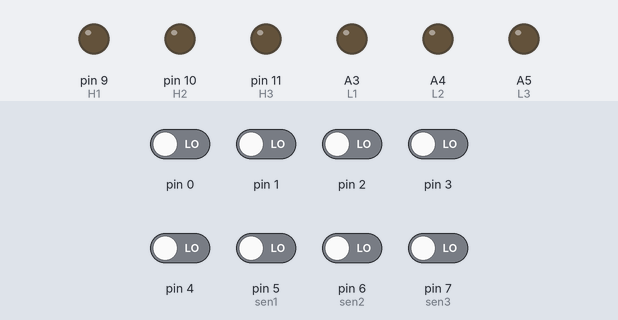
Recording of a sketch running on a simulated Arduino Uno, built with avr-gcc and run on an emulated ATmega328P. On the bench: output pins drawn as LEDs (lit = HIGH). The test bench sets the inputs (shaded band); at power-on: pin 0–4, pin 5 (sen1), pin 6 (sen2), pin 7 (sen3) LOW.

Above: at 1.2 s.
1.3 s: pin 5 (sen1) driven HIGH
At 2.3 s:
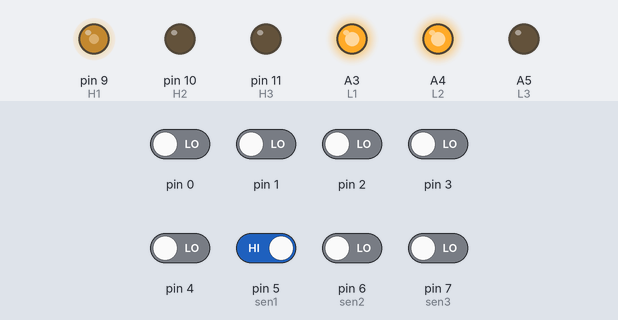
2.8 s: pin 6 (sen2) driven HIGH
At 3.4 s:
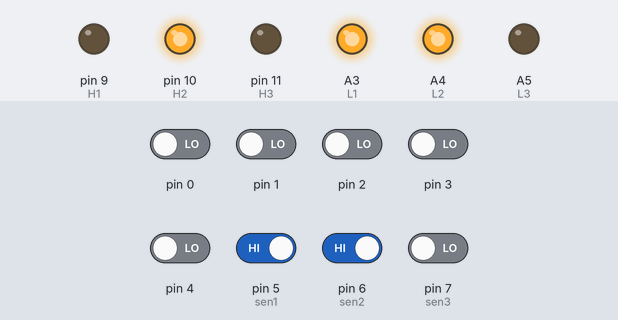
4.3 s: pin 7 (sen3) driven HIGH
At 4.6 s:
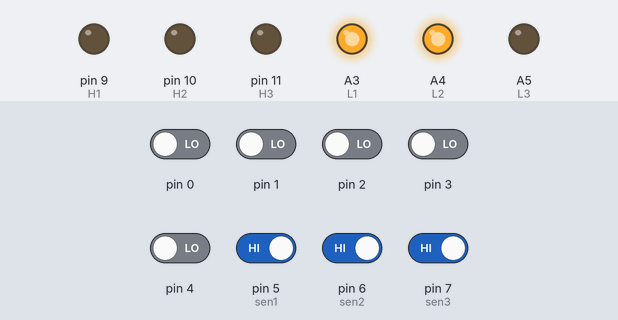
5.8 s: pin 5 (sen1) driven LOW
At 6.9 s:
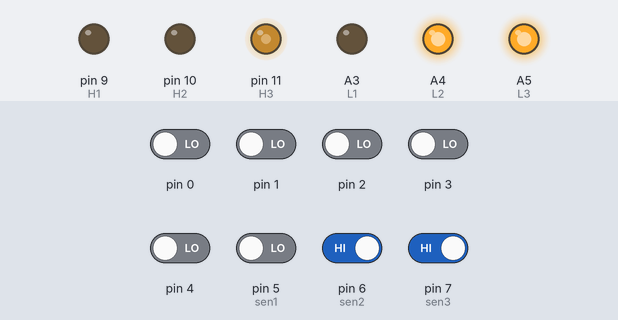
7.3 s: pin 6 (sen2) driven LOW
At 8.0 s:
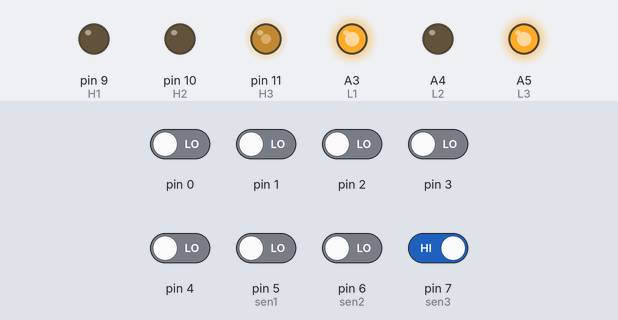
8.8 s: pin 5 (sen1) driven HIGH
At 9.2 s:
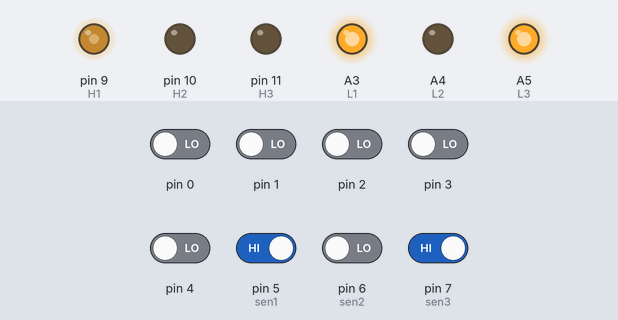
Timing chart, 0 to 11.3 s (numbered marks = the images above; inputs shaded):
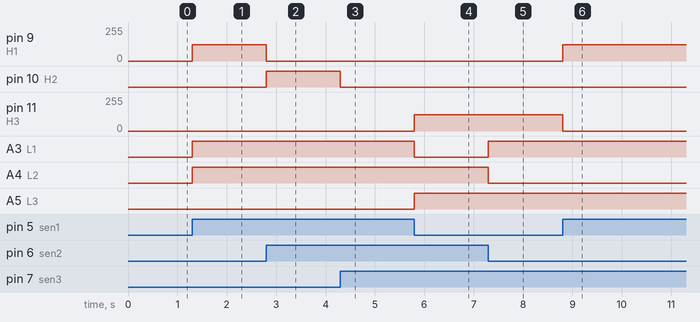

Measured:
- after the input at 1.3 s, pin 9 (H1): 0/255 → 123/255 at once; A3 (L1), A4 (L2): LOW → HIGH at once
- after the input at 2.8 s, pin 9 (H1): 123/255 → 0/255 at once; pin 10 (H2): LOW → HIGH at once
- after the input at 4.3 s, pin 10 (H2): HIGH → LOW at once
- after the input at 5.8 s, pin 11 (H3): 0/255 → 123/255 at once; A3 (L1): HIGH → LOW at once; A5 (L3): LOW → HIGH at once
- after the input at 7.3 s, A3 (L1): LOW → HIGH at once; A4 (L2): HIGH → LOW at once
- after the input at 8.8 s, pin 9 (H1): 0/255 → 123/255 at once; pin 11 (H3): 123/255 → 0/255 at once

The sketch:

tepoz_analog_uno.ino
```cpp
int phase[7]={0,6,4,5,2,1,3} ;
int t=9000;
int phaseCount=0;
const int sen1=5;
const int sen2=6;
const int sen3=7;
const int H1=9;
const int H2=10;
const int H3=11;
const int L1=A3;
const int L2=A4;
const int L3=A5;
const int pot=A0;
int pwm=123;
int temp=0;

void setup(){
pinMode (sen1, INPUT);
pinMode (sen2, INPUT);
pinMode (sen3, INPUT);
pinMode (H1, OUTPUT); // phase 1 high
pinMode (H2, OUTPUT);  //phase 2 high
pinMode (H3, OUTPUT);  //phase 3 high
pinMode (L1, OUTPUT);   //phase 1 LOW
pinMode (L2, OUTPUT);     //phase 1 LOW
pinMode (L3, OUTPUT);    //phase 2 LOW
pinMode (pot, INPUT);    //phase 3 LOW
phaseCount = (PIND >> 5) & 7;  // Read hall effect sensors status (PIND: read from PORTD which is arduino pins 0..7)
BLDC_move ();

Serial.begin(9600);

PCICR |= B00000100;
PCMSK2 |= B11100000;

}
// 3phase, 100 Hz, rising or falling edge every 1664uS ( multiple of 4uS).

ISR (PCINT2_vect){
  phaseCount = (PIND>>5) & 7;    // Read hall effect sensors status (PIND: read from PORTD which is arduino pins 0..7)
  BLDC_move ();                               // Move the BLDC motor
}

void loop(){

}

void BLDC_move ()
{


  switch(phase[phaseCount]){


case 6:
  analogWrite(H1, pwm);
  analogWrite(L3, pwm);
  digitalWrite(H2, LOW);
  digitalWrite(H3, LOW);
  digitalWrite(L1, HIGH);
  digitalWrite(L2, HIGH);

break;
case 1:
  analogWrite(H1, pwm);
  analogWrite(L2, pwm);
  digitalWrite(H2, LOW);
  digitalWrite(H3, LOW);
  digitalWrite(L1, HIGH);
  digitalWrite(L3, HIGH);
break;
case 2:
  analogWrite(H3, pwm);
  analogWrite(L2, pwm);
  digitalWrite(H1, LOW);
  digitalWrite(H2, LOW);
  digitalWrite(L1, HIGH);
  digitalWrite(L3, HIGH);
break;
case 3:
  analogWrite(H3, pwm);
  analogWrite(L1, pwm);
  digitalWrite(H1, LOW);
  digitalWrite(H2, LOW);
  digitalWrite(L2, HIGH);
  digitalWrite(L3, HIGH);
break;
case 4:
  analogWrite(H2, pwm);
  analogWrite(L1, pwm);
  digitalWrite(H1, LOW);
  digitalWrite(H3, LOW);
  digitalWrite(L2, HIGH);
  digitalWrite(L3, HIGH);
break;
case 5:
  analogWrite(H2, pwm);
  analogWrite(L3, pwm);
  digitalWrite(H1, LOW);
  digitalWrite(H2, HIGH);
  digitalWrite(H3, LOW);
  digitalWrite(L1, HIGH);
  digitalWrite(L2, HIGH);
  digitalWrite(L3, LOW);
break;

default:
PORTB = 0;
break;
}

}
```
